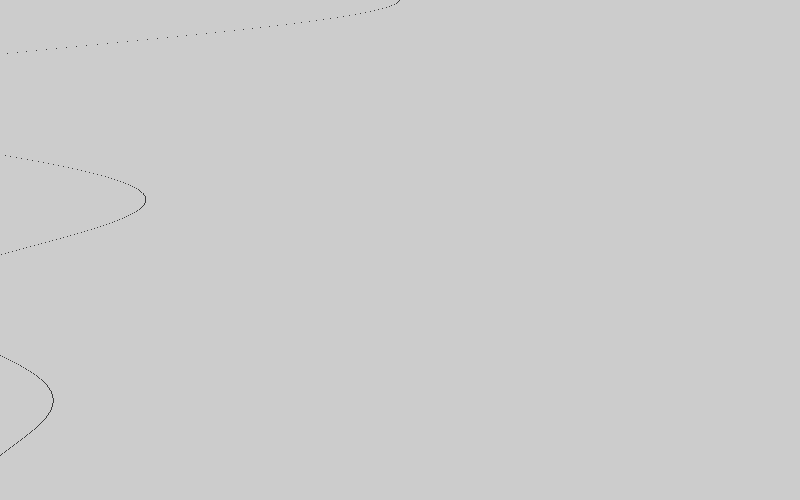
Frame 1 (no input)
Frame 60 (the mouse pressed at the canvas centre just before this capture): identical to frame 1, image omitted
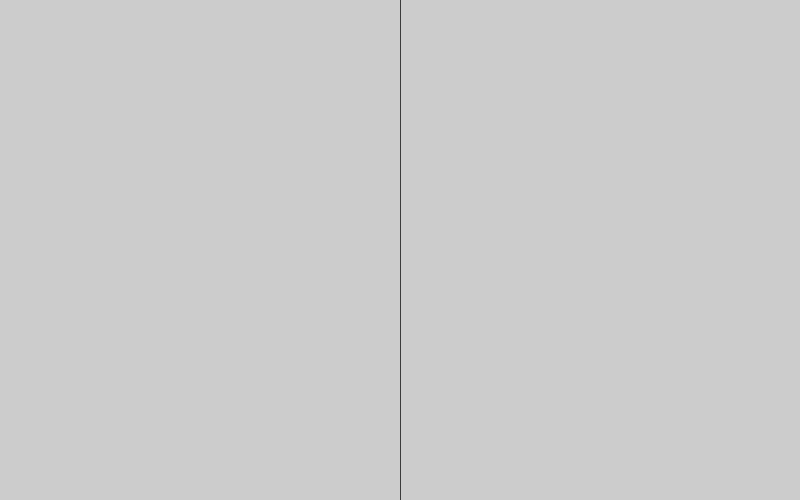
Frame 120 (the mouse held since frame 60 and released just before this capture)

The Processing sketch that drew these frames (run headless with seeded random() and noise(); from frame 60 on, the mouse is pressed at the canvas centre):

// Processing sketch: plotOsc
// ── plotOsc.pde
// step response of second order system
// m mass, k spring, b damping

float xPos = 0.0;
float yPos = 0.0;
float xVel = 0.0;
float T = 0.1;
float koverm = 0.1;
float boverm = 0.01;

int x, y; // variables at mouse- and screen-resolution

void setup() {  // setup() runs once
  size(800, 500);
  frameRate(30);
}
 
void draw() {  // draw() loops forever, until stopped
  xPos = width/2;
  xVel = 0.0;
background(204);
  for(int y=0; y < height; y = y +1)  {
    xVel += koverm * (mouseX - xPos) * T - boverm * xVel; //a=F/m
    xPos += xVel * T;
    point(xPos, y);
  }
}
